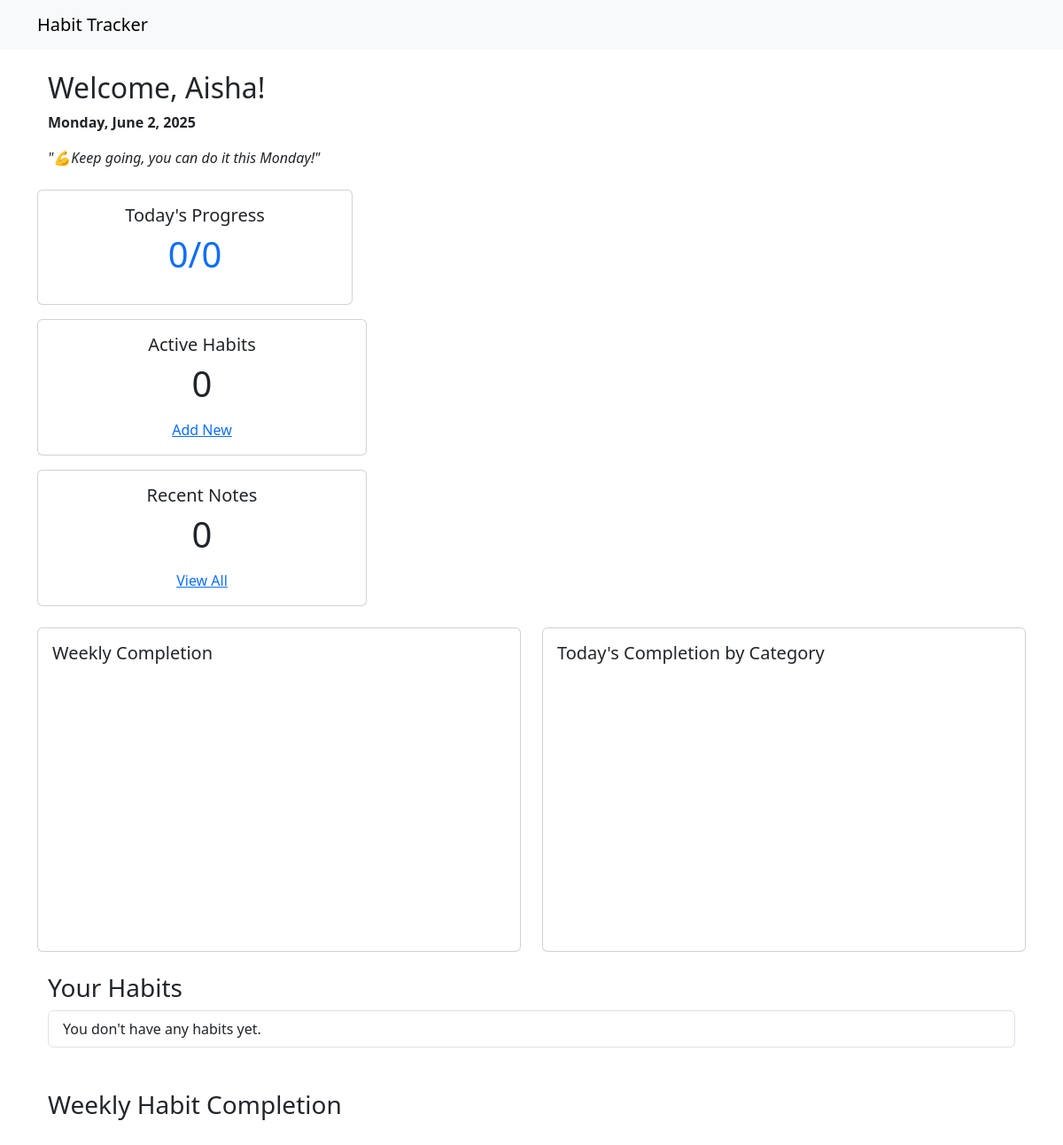
The app's page /habits/dashboard/ (signed in), older data.
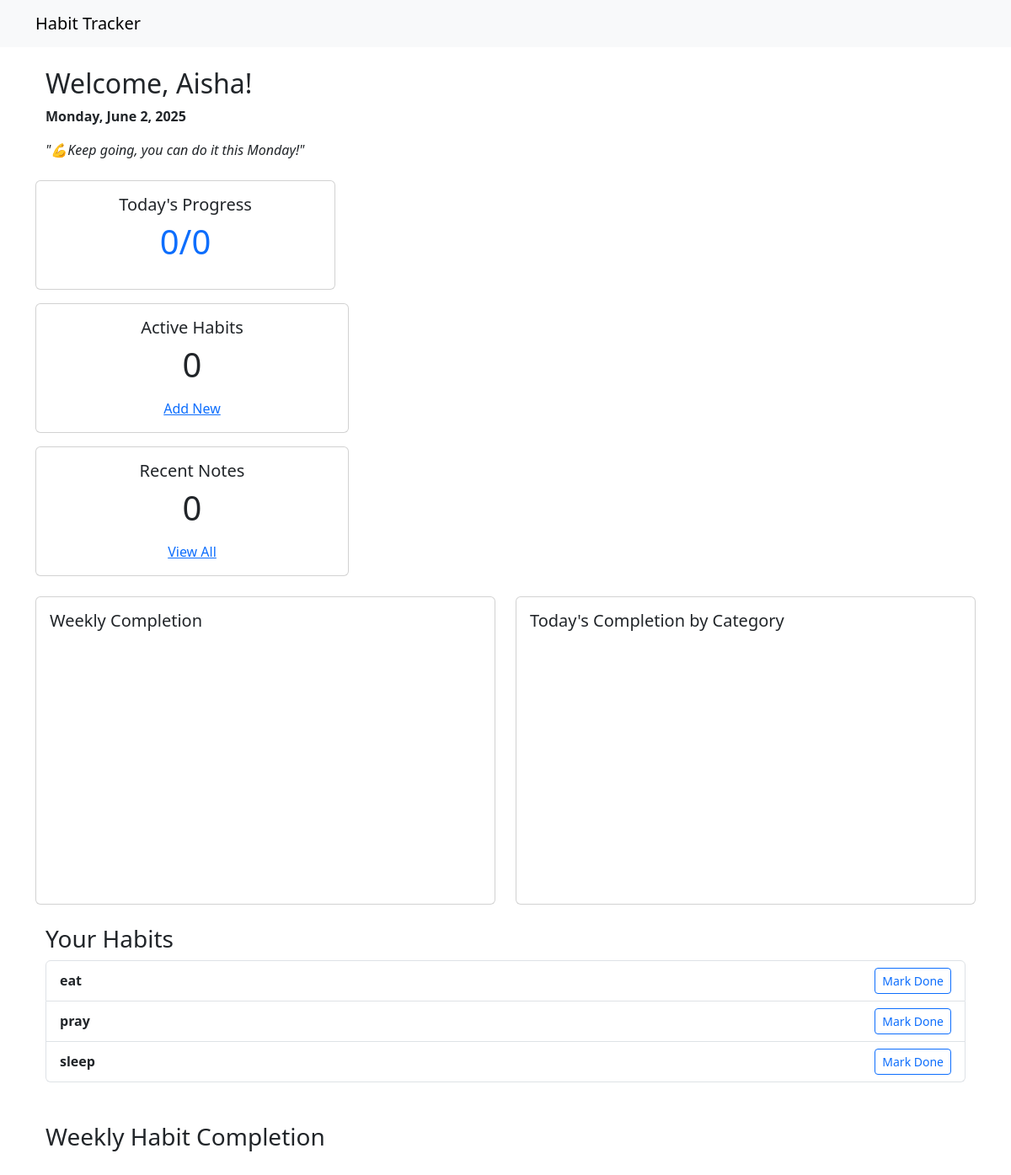
The same page, newer data.
### habits/models.py (models this page shows, shortened)
class Habit(models.Model):
    FREQUENCY_CHOICES = [
        ('daily', 'Daily'),
        ('weekly', 'Weekly'),
        ('custom', 'Custom'),
    ]
    user = models.ForeignKey(User, on_delete=models.CASCADE)
    name = models.CharField(max_length=100)  # e.g. "Drink water"
    description = models.TextField(blank=True)
    target = models.PositiveIntegerField(default=1)  # e.g. "8 glasses/day"
    frequency = models.CharField(max_length=20, choices=FREQUENCY_CHOICES, default='daily')
    creation_date = models.DateTimeField(auto_now_add=True)
    is_template = models.BooleanField(default=False)  # For admin-curated templates
    created_by_admin = models.ForeignKey(
        User,
        on_delete=models.SET_NULL,
        null=True,
        blank=True,
        related_name='admin_habits'
    )

### habits/views.py (the view)
# urls.py: path('dashboard/', views.dashboard, name='dashboard'),
@login_required
def dashboard(request):
    habits = Habit.objects.filter(user=request.user)
    completions = HabitCompletion.objects.filter(habit__user=request.user)
    today = date.today()
    chart_labels = ['Mon', 'Tue', 'Wed', 'Thu', 'Fri', 'Sat', 'Sun']
    chart_data = [1, 2, 3, 2, 4, 1, 5]
    return render(request, 'habits/dashboard.html', {
        'habits': habits,
        'completions': completions,
        'today': today,
        'chart_labels': json.dumps(chart_labels),
        'chart_data': json.dumps(chart_data),
    })

### habits/templates/habits/dashboard.html (shortened to what this page needs)
{% extends 'habits/base.html' %}
{% block content %}
<div class="container mt-4">
    <h2>Welcome, {{ user.first_name|default:user.username }}!</h2>
    <p><strong>{{ today|date:"l, F j, Y" }}</strong></p>
  <p><em>"💪Keep going, you can do it this {{ today|date:'l' }}!"</em></p>
</div>
<div class="row mt-4">
    <div class="col-md-4 mb-3">
      <div class="card text-center">
        <div class="card-body">
          <h5 class="card-title">Today's Progress</h5>
          <p class="display-6 text-primary">0/0</p>
        </div>
      </div>
    </div>
</div>
<div class="col-md-4 mb-3">
    <div class="card text-center">
      <div class="card-body">
        <h5 class="card-title">Active Habits</h5>
        <p class="display-6 text-purple">0</p>
        <a href="{% url 'habits:habit_create' %}">Add New</a>
      </div>
    </div>
  </div>
<div class="col-md-4 mb-3">
    <div class="card text-center">
      <div class="card-body">
        <h5 class="card-title">Recent Notes</h5>
        <p class="display-6 text-purple">0</p>
        <a href="#">View All</a>
      </div>
    </div>
  </div>
<div class="row mt-4">
    <div class="col-md-6">
      <div class="card p-3">
        <h5>Weekly Completion</h5>
        <div id="weekly-completion-chart" style="height: 300px;"></div>
      </div>
    </div>
    <div class="col-md-6">
      <div class="card p-3">
        <h5>Today's Completion by Category</h5>
        <div id="category-completion-chart" style="height: 300px;"></div>
      </div>
    </div>
  </div>
<div class="container mt-4">
  <h3>Your Habits</h3>
  <ul class="list-group">
    {% for habit in habits %}
      <li class="list-group-item d-flex justify-content-between align-items-center">
        <div>
          <strong>{{ habit.name }}</strong>
        </div>
        <form action="{% url 'habits:toggle_habit' habit.pk %}" method="post">
          {% if habit.is_completed_today %}
            <button class="btn btn-success btn-sm" disabled>Done</button>
          {% else %}
            <button class="btn btn-outline-primary btn-sm">Mark Done</button>
          {% endif %}
        </form>
    {% empty %}
      <li class="list-group-item">You don't have any habits yet.</li>
    {% endfor %}
  </ul>
</div>
<div class="container mt-5">
  <h3>Weekly Habit Completion</h3>
  <div id="chart_div" style="width: 100%; height: 400px;"></div>
</div>
{% endblock %}

### habits/templates/habits/base.html (shortened to what this page needs)
<!DOCTYPE html>
<html lang="en">
<head>
    <link href="https://cdn.jsdelivr.net/npm/bootstrap@5.3.0/dist/css/bootstrap.min.css" rel="stylesheet">
</head>
<body>
    <nav class="navbar navbar-expand-lg navbar-light bg-light mb-4">
        <div class="container">
            <a class="navbar-brand" href="{% url 'habits:dashboard' %}">Habit Tracker</a>
        </div>
    </nav>
    <div class="container">
        {% block content %}
        {% endblock %}
    </div>
</body>
</html>

Row changes from the older to the newer data that the page shows:
added Habit: name "eat"
added Habit: name "pray"
added Habit: name "sleep"
Text that changed along with them:
text no longer shown: "You don't have any habits yet."
